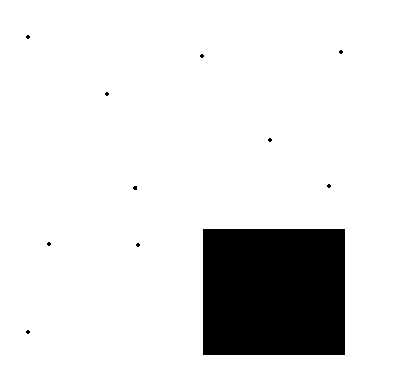
//> input picture SW/detector_esquinas/data/img_orig.png, 400 x 388 px
$ ./cornerHarris   (built with g++ and OpenCV 4)
//> lines starting //> are read from the running program, lines starting //| are printed output that depends on the picture; after the words box and inside, x2 and y2 are one past the last pixel; in counts of white or black regions, pixels touching at a corner belong together
### SW/detector_esquinas/src/cornerHarris.hpp
#ifndef _CORNERHARRIS_H_
#define _CORNERHARRIS_H_

// I/O Image Settings medianBlur
#define INPUT_IMAGE           "img_orig.png"
#define OUTPUT_IMAGE_MEDIANBLUR          "img_medianBlur.png"
// I/O Image Settings cornerHarris
#define OUTPUT_IMAGE_CORNERHARRIS "img_cornerHarris.png"
#define OUTPUT_IMAGE_DETECTCORNER "img_detectCorner.png"
#endif

### SW/detector_esquinas/src/cornerHarris.cpp
#include "opencv2/core.hpp"
#include <opencv2/imgproc/imgproc.hpp>
#include <opencv2/opencv.hpp>
#include <opencv2/highgui/highgui_c.h>
#include "opencv2/highgui.hpp"
#include "cornerHarris.hpp"

using namespace cv;
using namespace std;

//median
int KERNEL_LENGTH = 7;
//harris
int blockSize = 3;
int apertureSize = 3;
double k = 0.05;

int thresh = 200;

int main(int argc, char** argv)
{
   namedWindow("img_orig.png" , CV_WINDOW_AUTOSIZE);

   // Load the source image
   Mat src = imread(INPUT_IMAGE, IMREAD_GRAYSCALE);
//> src: 388 rows x 400 cols, CV_8UC1; 88.4% white; 11 black regions (10 under 20 px), largest, box (x1, y1, x2, y2) and area: (203, 229, 345, 355) 17892
   // Create a destination Mat object
   Mat img_medianBlur;
   Mat img_cornerHarris;
   Mat img_cornerHarris_norm;
   Mat dst_norm_scaled;
   Mat dst;


   // display the source image
   imshow("img_orig.png", src);

      // Median smoothing
      medianBlur( src, img_medianBlur, KERNEL_LENGTH );
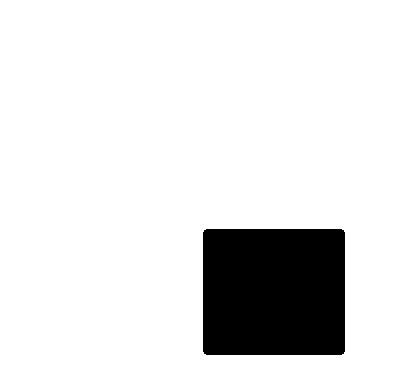
//> img_medianBlur: 388 rows x 400 cols, CV_8UC1; 88.5% white; 1 black region, box (x1, y1, x2, y2) and area: (203, 229, 345, 355) 17872
      // show the blurred image with the text
      imshow( "Filtro de mediana", img_medianBlur );
      imwrite(OUTPUT_IMAGE_MEDIANBLUR, img_medianBlur);

      cornerHarris(img_medianBlur, img_cornerHarris, blockSize, apertureSize, k, BORDER_DEFAULT );
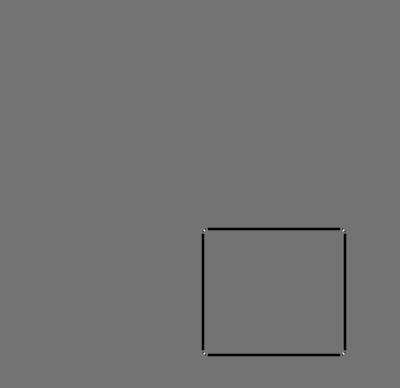
//> img_cornerHarris: 388 rows x 400 cols, CV_32FC1; min -0.0222, max 0.0268, mean -0.000178; drawn with min black and max white
      normalize( img_cornerHarris, img_cornerHarris_norm, 0, 255,  NORM_MINMAX, CV_32FC1, Mat() );
      convertScaleAbs( img_cornerHarris_norm, dst_norm_scaled );
      //imshow( "Detector de esquinas", img_cornerHarris_norm );
      for( int j = 0; j < img_cornerHarris_norm.rows ; j++ )
      { for( int i = 0; i < img_cornerHarris_norm.cols; i++ )
          {
            if( img_cornerHarris_norm.at<float>(j,i) > thresh )
              {
               circle( dst_norm_scaled, Point( i, j ), 5,  Scalar(0), 2, 8, 0 );
               circle( src, Point( i, j ), 5,  Scalar(125), 2, 8, 0 );

              }
          }
      }
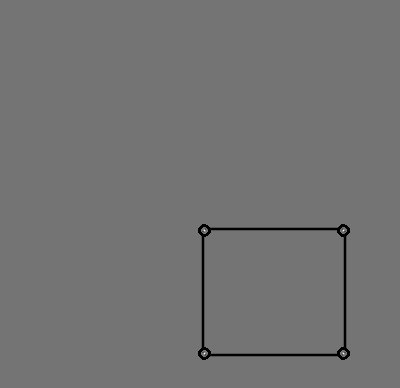
//> dst_norm_scaled: 388 rows x 400 cols, CV_8UC1; min 0, max 255, mean 114.8
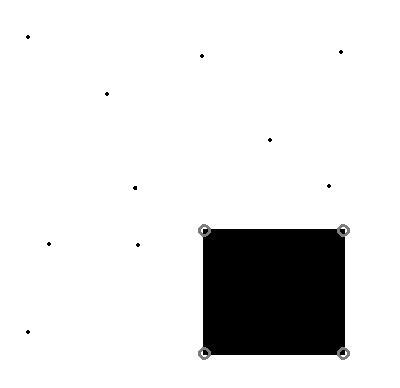
//> src: 388 rows x 400 cols, CV_8UC1; min 0, max 255, mean 225.3
      imshow( "Detector de esquinas", dst_norm_scaled );
      imwrite(OUTPUT_IMAGE_CORNERHARRIS,dst_norm_scaled);
      imshow( "Esquinas detectadas", src );
      imwrite(OUTPUT_IMAGE_DETECTCORNER,src);

      // wait for 5 seconds
      while( waitKey() != 27) ; //código ASCII de tecla Esc
//> the Esc key is pressed
}
